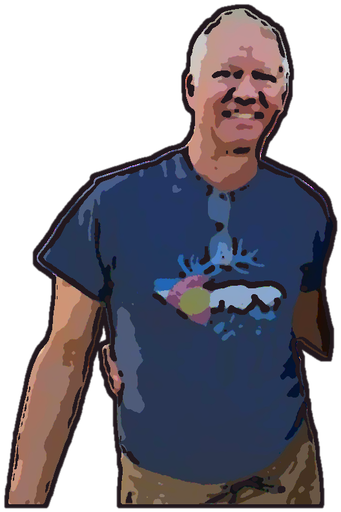
#> input picture assets/characters/cartoon/bryan.png, 341 x 512 px; its folder holds only this picture in this run
$ python make_characters.py
#> lines starting #> are read from the running program, lines starting #| are printed output that depends on the picture; after the words box and inside, x2 and y2 are one past the last pixel; in counts of white or black regions, pixels touching at a corner belong together
#!/usr/bin/env python3
"""Put the cartoon heads on generic cartoon bodies sitting on bar stools.

Reads assets/characters/cartoon/<name>.png (made by cartoonize.py) and writes:

  assets/characters/seated/<name>.png       full-size master, 900 px tall
  assets/characters/seated/<name>_game.png  450 px tall, for the 960x540 scene
  assets/characters/seated/<name>_stool.png the stool, shins and shoes, which stay put
  assets/characters/seated/<name>_upper.png head, body, lap and arms, which breathe and sway
  assets/characters/seated/jane_reach.png   Jane's upper half without the arm she reaches with
  assets/characters/seated/table.png        hightop table, same scale as _game
  assets/characters/seated/napkin.png       napkin layer that moves between Bryan's legs
  assets/characters/seated/fork.png         decoy that pops up instead of the napkin
  assets/characters/seated/phone.png        decoy that pops up instead of the napkin
  assets/characters/seated/anchors.json     where everything goes in the scene

Bodies are simple flat shapes in the same style as the heads: flat colours,
a thin ink line around each part and a thick ink outline around the whole
figure. Both face forward, with the table between them. Shirt and pants
colours come from the photos.

Usage:
  python3 tools/make_characters.py
  python3 tools/make_characters.py --preview   # also write seated/preview.png
"""

import argparse
import json
from pathlib import Path

from PIL import Image, ImageChops, ImageDraw, ImageFilter

ROOT = Path(__file__).resolve().parent.parent
HEAD_DIR = ROOT / "assets" / "characters" / "cartoon"
OUT_DIR = ROOT / "assets" / "characters" / "seated"

# Figures are laid out on a 640 x 900 grid and drawn at SS times that size,
# then scaled down, which gives smooth edges.
W, H = 640, 900
SS = 2
GAME_HEIGHT = 450
SCALE = GAME_HEIGHT / H
INK = (34, 24, 30)
OUTLINE_PX = 6             # outline around the whole figure
LINE_PX = 3                # line around each body part

HEAD_HEIGHT = 300          # head size on the 640 x 900 grid
HEAD_BOTTOM = 384          # where the head's flat bottom sits, over the collar
HEAD_TRIM = 0.03           # share of the head's bottom edge (with its ink line) cut off

TABLE_W = 440              # table canvas width on the grid

# Top-left corners in the 960 x 540 scene, for the _game images and table.png.
SCENE = {"bryan": (170, 90), "table": (370, 90), "jane": (470, 90)}
# Where the napkin can sit on Bryan, on the grid, named by the side of the
# screen the leg is on. The napkin starts on the screen-left leg.
LEGS = {"screen_left": (272, 662), "screen_right": (368, 662)}
NAPKIN_START = "screen_left"
# Each arm as shoulder x, elbow x and hand x on the grid. Shoulders are at
# y=384, elbows at y=520 and hands rest on the thighs at y=614.
ARMS = {"screen_left": (236, 214, 256), "screen_right": (404, 426, 384)}
ARM_PX = 44                # arm thickness on the grid
HAND_R = 26                # hand radius on the grid
# The upper body breathes and sways around this point on the grid, the
# middle of the seat, so the lap barely moves.
PIVOT = (320, 650)
# The arm Jane reaches across the table with.
REACH_ARM = "screen_left"

WOOD = (156, 98, 52)
WOOD_DARK = (112, 68, 36)
METAL = (120, 124, 134)
METAL_DARK = (88, 92, 102)
NAPKIN = (246, 244, 236)
NAPKIN_SHADE = (214, 210, 200)
STEEL = (198, 204, 214)
STEEL_SHADE = (150, 158, 172)
PHONE = (44, 46, 58)
SCREEN = (92, 170, 222)
SCREEN_GLARE = (150, 206, 240)

CHARACTERS = {
    "bryan": {
        "shirt": (52, 64, 98),
        "pants": (150, 124, 96),
        "shorts": True,
        "shoes": (70, 52, 40),
        "sleeves": "short",
    },
    "jane": {
        "shirt": (24, 24, 32),
        "pants": (226, 226, 232),
        "shorts": False,
        "shoes": (176, 132, 100),
        "sleeves": "none",
    },
}


class Figure:
    """Stack of flat-coloured parts, drawn back to front."""

    def __init__(self, w=W, h=H):
        self.size = (w * SS, h * SS)
        self.parts = []

    # [4 lines left out: function part, not called in this run]

    def poly(self, colour, pts):
        self.part(colour).polygon([(x * SS, y * SS) for x, y in pts], fill=255)

    def ellipse(self, colour, box):
        self.part(colour).ellipse([v * SS for v in box], fill=255)

    def rrect(self, colour, box, r):
        self.part(colour).rounded_rectangle([v * SS for v in box], radius=r * SS, fill=255)

    # [97 lines left out: functions image, limb, render, stool, legs, upper and 2 more, not called in this run]


def skin_tone(head):
    """Median colour of the cheeks."""
    w, h = head.size
    px = []
    for x0 in (0.30, 0.58):
        cheek = head.crop((int(w * x0), int(h * 0.5), int(w * (x0 + 0.12)), int(h * 0.6)))
        px += list(cheek.convert("RGB").get_flattened_data())
    px.sort(key=sum)
    return px[len(px) // 2]


# [30 lines left out: functions napkin, fork, phone, not called in this run]


DECOYS = {"fork": fork, "phone": phone}


def round_bottom(head):
    """Round off the bottom corners so hair doesn't end in a flat cut."""
    w, h = head.size
    mask = Image.new("L", (w * SS, h * SS), 0)
    r = int(w * 0.3) * SS
    ImageDraw.Draw(mask).rounded_rectangle([0, -r, w * SS, h * SS], radius=r, fill=255)
    mask = mask.resize((w, h), Image.Resampling.LANCZOS)
    head.putalpha(ImageChops.multiply(head.getchannel("A"), mask))
    return head


def load_head(name):
#> called with name = 'bryan'
    head = Image.open(HEAD_DIR / f"{name}.png").convert("RGBA")
#> head is the input picture: PIL image 341x512 RGBA; mean R, G, B, A 44.4, 41.9, 51.3, 157.4
    head = head.crop((0, 0, head.width, round(head.height * (1 - HEAD_TRIM))))
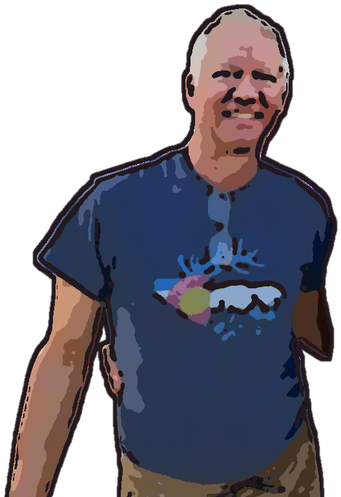
#> head: PIL image 341x497 RGBA; mean R, G, B, A 44.5, 42.2, 52, 157.9; transparent parts drawn white
    head = head.resize((round(head.width * HEAD_HEIGHT / head.height), HEAD_HEIGHT),
                       Image.Resampling.LANCZOS)
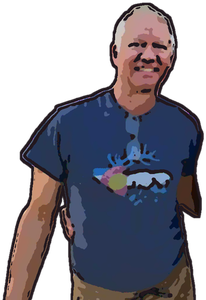
#> head: PIL image 206x300 RGBA; mean R, G, B, A 44.6, 42.3, 52.1, 157.9; transparent parts drawn white
    return round_bottom(head)
#> in round_bottom, `mask = Image.new("L", (w * SS, h * SS), 0)`: mask: PIL image 412x600 L; every value is 0
#> in round_bottom, `ImageDraw.Draw(mask).rounded_rectangle([0, -r, w * SS, h * SS], radius..`:
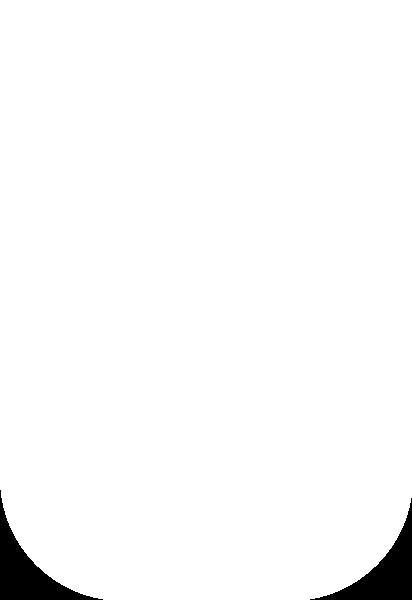
#> mask: PIL image 412x600 L; 97.5% white; 2 black regions, box (x1, y1, x2, y2) and area: (0, 490, 103, 600) 3117, (310, 498, 412, 600) 3007


def make(name, c):
    """The whole seated figure, plus the parts the game animates separately."""
    head = load_head(name)
    skin = skin_tone(head)
#> the loop in skin_tone, `for x0 in (0.30, 0.58):` made 1 pass
#> pass 1, in skin_tone, `cheek = head.crop((int(w * x0), int(h * 0.5), int(w * (x0 + 0.12)), in..`:
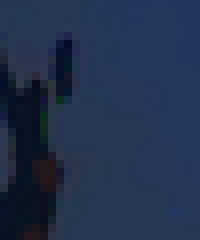
#> cheek: PIL image 25x30 RGBA (shown 8 times larger); mean R, G, B, A 33.8, 48.9, 76.5, 255
#> after the loop in skin_tone, `for x0 in (0.30, 0.58):`: px = []

    f = Figure()
    stool(f)
    body(f, c, skin, head)
    parts = {"": f.render()}

    f = Figure()
    stool(f)
    legs(f, c, skin)
    parts["_stool"] = f.render()

    f = Figure()
    upper(f, c, skin, head)
    parts["_upper"] = f.render()

    if name == "jane":
        f = Figure()
        upper(f, c, skin, head, arms=[a for a in ARMS if a != REACH_ARM])
        parts["_reach"] = f.render()
    return parts, skin


# [4 lines left out: function scene_point, not called in this run]


def to_game(img):
    return img.resize((round(img.width * SCALE), round(img.height * SCALE)),
                      Image.Resampling.LANCZOS)


def main():
    ap = argparse.ArgumentParser(description=__doc__.split("\n")[0])
    ap.add_argument("--preview", action="store_true", help="write seated/preview.png")
    args = ap.parse_args()

    OUT_DIR.mkdir(exist_ok=True)
    layers = {}
    rig = {}
    for name, c in CHARACTERS.items():
        parts, skin = make(name, c)
        img = parts.pop("")
        img.save(OUT_DIR / f"{name}.png", optimize=True)
        layers[name] = to_game(img)
        layers[name].save(OUT_DIR / f"{name}_game.png", optimize=True)
        print("wrote", (OUT_DIR / f"{name}.png").relative_to(ROOT))
        for suffix, part in parts.items():
            to_game(part).save(OUT_DIR / f"{name}{suffix}.png", optimize=True)
            print("wrote", (OUT_DIR / f"{name}{suffix}.png").relative_to(ROOT))
        rig[name] = {"pivot": scene_point(name, *PIVOT), "skin": "#%02x%02x%02x" % skin[:3]}

    # Jane's reaching arm is drawn by the game, from her shoulder, in the
    # same style: an ink outline around a flat skin-coloured stroke.
    sx, ex, hx = ARMS[REACH_ARM]
    rig["jane"].update({
        "shoulder": scene_point("jane", sx, 384),
        "elbow": scene_point("jane", ex, 520),
        "hand": scene_point("jane", hx, 614),
        "arm": round(ARM_PX * SCALE), "handR": round(HAND_R * SCALE),
        "line": LINE_PX * SCALE, "outline": OUTLINE_PX * SCALE,
    })

    layers["table"] = to_game(table())
    layers["table"].save(OUT_DIR / "table.png", optimize=True)
    nap = to_game(napkin())
    nap.save(OUT_DIR / "napkin.png", optimize=True)
    print("wrote", (OUT_DIR / "table.png").relative_to(ROOT))
    print("wrote", (OUT_DIR / "napkin.png").relative_to(ROOT))
    decoys = {}
    for name, draw in DECOYS.items():
        decoys[name] = to_game(draw())
        decoys[name].save(OUT_DIR / f"{name}.png", optimize=True)
        print("wrote", (OUT_DIR / f"{name}.png").relative_to(ROOT))

    # Napkin's top-left corner in the scene for each of Bryan's legs.
    bx, by = SCENE["bryan"]
    spots = {}
    for leg, (x, y) in LEGS.items():
        cx, cy = bx + round(x * SCALE), by + round(y * SCALE)
        spots[leg] = {"x": cx - nap.width // 2, "y": cy - nap.height // 2}
    anchors = {
        "scene": {"w": 960, "h": 540},
        "layers": {k: {"x": x, "y": y} for k, (x, y) in SCENE.items()},
        "napkin": {"w": nap.width, "h": nap.height, "start": NAPKIN_START, "spots": spots},
        # Decoys pop up on the same leg spots, centred where the napkin would be.
        "decoys": {k: {"w": d.width, "h": d.height} for k, d in decoys.items()},
        # Points the game needs to animate the characters.
        "rig": rig,
    }
    (OUT_DIR / "anchors.json").write_text(json.dumps(anchors, indent=2) + "\n")

    if args.preview:
        scene = Image.new("RGBA", (960, 540), (236, 228, 214, 255))
        for name in ("bryan", "jane", "table"):
            scene.alpha_composite(layers[name], SCENE[name])
        n = anchors["napkin"]["spots"][NAPKIN_START]
        scene.alpha_composite(nap, (n["x"], n["y"]))
        scene.convert("RGB").save(OUT_DIR / "preview.png")
        print("wrote", (OUT_DIR / "preview.png").relative_to(ROOT))


if __name__ == "__main__":
#> (the run stopped early here; a loop or call above may not have finished)
